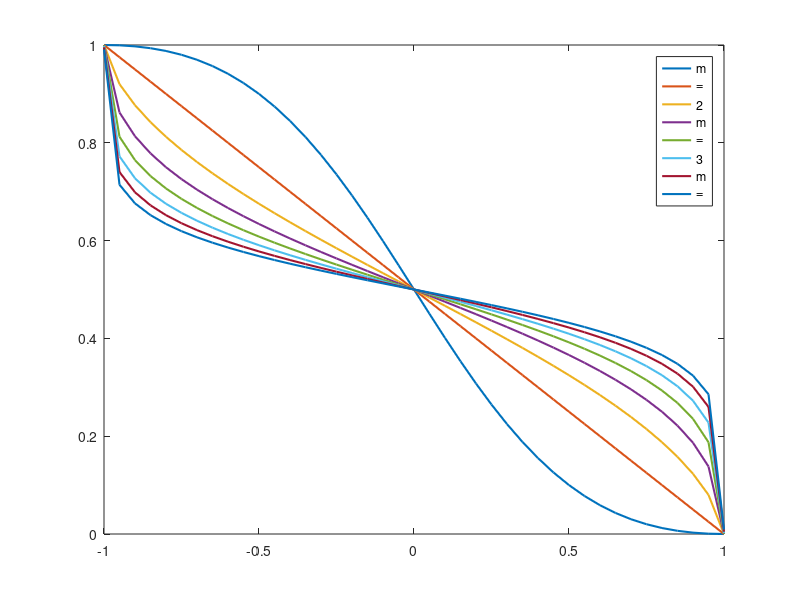

Write the MATLAB code that produced this figure. (Note: this script raises an error after producing the figure.)
clear all;clc;
X  = -1:.05:1;
v1 = -1;
v2 = 1;
V = [v1 v2];
%% 初始化参数
[m, n] = size(X);
k = 2; b = 2;max_num = 300;

name = ["m=2","m=3","m=4","m=5","m=6","m=7","m=8","m=9"];
    



for i = 2:9
    
    b = i;
    dist1 = (X-v1).^2+eps;
    dist2 = (X-v2).^2+eps;
    dist=[dist1;dist2]';
    t = (1./dist).^(1/(b-1));
    
    pij = t./sum(t, 2);
    
   
    
    % a = find(dist == 0);
    % [row,col] = ind2sub(size(X),a);
    % p0 = 2.5;
    % p00 = p0^(-1/(k-1));
    %
    % for j = 1:size(row,1)
    %     pij(row(j),:) = p00;
    %     pij(row(j),col(j)) = p0;
    % end

%     plot(X,log(pij)/log(10),'LineWidth',1.5)
    p(i-1) = plot(X,pij(:,1),'LineWidth',1.5,'DisplayName',name(i-1));
    hold on
end



lgd = legend;
lgd.FontSize = 20;
lgd.Location = 'eastoutside';
grid on;
xlabel('x','fontname','Times New Roman','fontsize',40,'fontweight','bold');
ylabel('u(x)','fontname','Times New Roman','fontsize',40,'fontweight','bold');
box on
set(gca,'FontSize',20,'FontName','Times New Roman');

set(p(1),'LineWidth',3,'color',[0 0.4470 0.7410])
set(p(1),'Marker','o','MarkerSize',3)

set(p(2),'LineWidth',3,'color',[0.8500 0.3250 0.0980])
set(p(2),'Marker','>','MarkerSize',3)

set(p(3),'LineWidth',3,'color',[0.9290 0.6940 0.1250])
set(p(3),'Marker','diamond','MarkerSize',3)

set(p(4),'LineWidth',3,'color',[0.4940 0.1840 0.5560])
set(p(4),'Marker','*','MarkerSize',3)

set(p(5),'LineWidth',3,'color','yellow')
set(p(5),'Marker','^','MarkerSize',3)

set(p(6),'LineWidth',3,'color',[0.3010 0.7450 0.9330])
set(p(6),'Marker','square','MarkerSize',3)

set(p(7),'LineWidth',3,'color',[0.4660 0.6740 0.1880])
set(p(7),'Marker','.','MarkerSize',3)

set(p(8),'LineWidth',3,'color',[0.6350 0.0780 0.1840])
set(p(8),'Marker','pentagram','MarkerSize',3)

